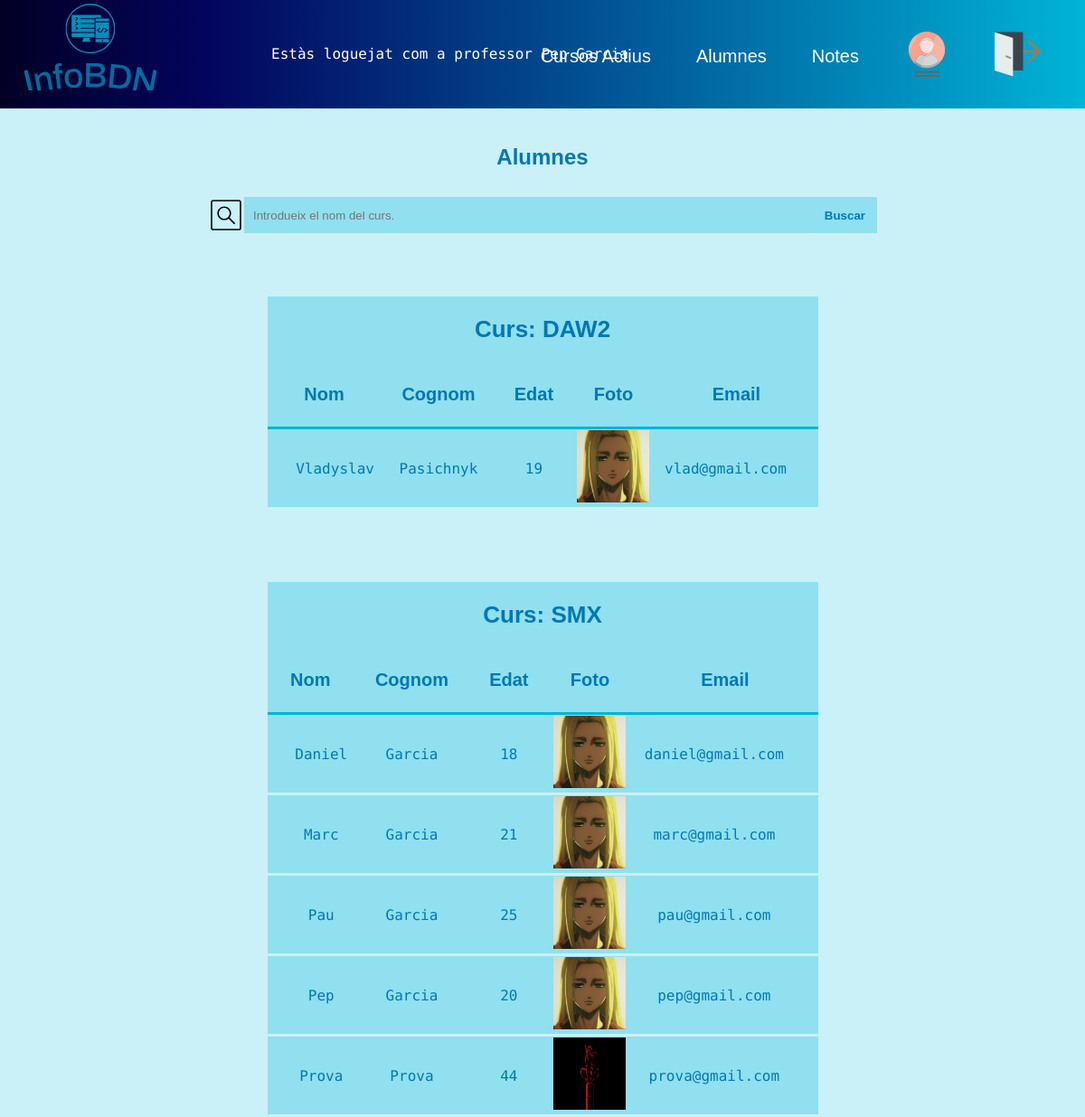
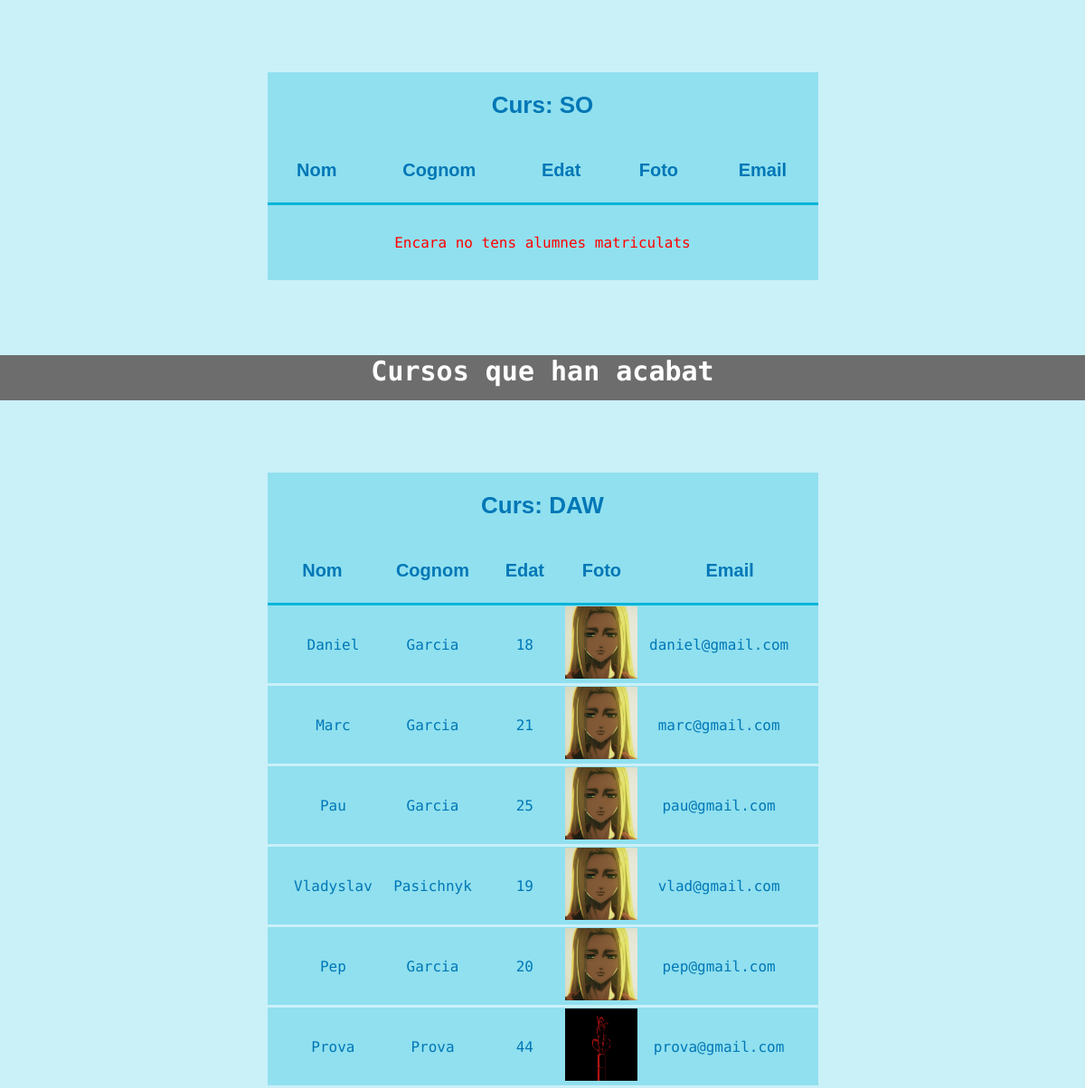
The app's page /InfoBDN/alumnes_prof.php (signed in) with its own data (2 pictures, top to bottom).
### tables this page shows
CREATE TABLE `cursos` (
  `Codi` int(3) NOT NULL,
  `Nom` varchar(100) NOT NULL,
  `Descripcio` varchar(800) NOT NULL,
  `Horres_durara` int(3) NOT NULL,
  `Data_inici` date NOT NULL,
  `Data_final` date NOT NULL,
  `DNI_prof` varchar(12) NOT NULL,
  `Actiu` varchar(2) NOT NULL DEFAULT 'si',
  `Foto` varchar(100) NOT NULL
);

CREATE TABLE `alumnes` (
  `DNI` varchar(12) NOT NULL,
  `Nom` varchar(20) NOT NULL,
  `Cognoms` varchar(20) NOT NULL,
  `Edat` int(3) NOT NULL,
  `Foto` varchar(255) NOT NULL,
  `Mail` varchar(55) NOT NULL,
  `password` varchar(100) NOT NULL
);

### InfoBDN/alumnes_prof.php (the view, shortened to what this page needs)
<!DOCTYPE html>
<html lang="ca">
<head>
    <link rel="stylesheet" href="style.css">
</head>
<body>
    <?php
    include "functions.php";
    if (isset($_SESSION["email"]) && $_SESSION["role"] == "prof") {
        $dni = $_SESSION['dni'];
        $fechaActual = date('Y-m-d');
        $bddcon = getBddConn();
        if ($_POST) {
            displayMenuProf();
            echo "<h1 class='pageTitles'>Alumnes</h1>";
            displaySearchBarProfAlumnes();
            $nom = $_POST['search'];
            $sql = "SELECT * FROM cursos WHERE Actiu like 'si' and DNI_prof like '$dni' and Data_final>'$fechaActual' and Nom LIKE '%$nom%'";
            $consulta = mysqli_query($bddcon, $sql);
            $numlines = mysqli_num_rows($consulta);
            for ($i = 0; $i < $numlines; $i++) {
                echo "<table class='cursTable'>";
                $curs = mysqli_fetch_assoc($consulta);
                $codiCurs = $curs['Codi'];
                $nomCurs = $curs['Nom'];
                $sql2 = "SELECT * FROM matricula WHERE Codi_curs like '$codiCurs'";
                $consulta2 = mysqli_query($bddcon, $sql2);
                $numlines2 = mysqli_num_rows($consulta2);
                echo "<tr><th class='cursTitle' colspan='5'>Curs: " . $nomCurs . "</th></tr>";
                echo "<tr>
                    <th>Nom</th>
                    <th>Cognom</th>
                    <th>Edat</th>
                    <th>Foto</th>
                    <th>Email</th>
                    </tr>";
                if ($numlines2 < 1) {
                    echo "<tr><td class='noMatriculatsMsg' colspan='5'>Encara no tens alumnes matriculats</td></tr>";
                } else {
                    for ($a = 0; $a < $numlines2; $a++) {
                        $matricula = mysqli_fetch_assoc($consulta2);
                        $dniAlu = $matricula['DNI_alum'];
                        $sql3 = "SELECT * FROM alumnes WHERE dni like '$dniAlu'";
                        $consulta3 = mysqli_query($bddcon, $sql3);
                        $alumne = mysqli_fetch_assoc($consulta3);
                        echo "<tr>
                                <td>" . $alumne['Nom'] . "</td>
                                <td>" . $alumne['Cognoms'] . "</td>
                                <td>" . $alumne['Edat'] . "</td>
                                <td><img class='profile_foto' src='" . $alumne['Foto'] . "'></td>
                                <td>" . $alumne['Mail'] . "</td>
                            </tr>";
                    }
                }
                echo "</table>";
            }
            $sqlCad = "SELECT * FROM cursos WHERE Actiu like 'si'  and Data_final<'$fechaActual' and DNI_prof like '$dni' and Nom LIKE '%$nom%'";
            $consultaCad = mysqli_query($bddcon, $sqlCad);
            $numlinesCad = mysqli_num_rows($consultaCad);
            if ($numlinesCad == 0) {
            } else {
                echo "<div class='caducadosDivisor'>Cursos que han acabat</div>";
                for ($i = 0; $i < $numlinesCad; $i++) {
                    echo "<table class='cursTable'>";
                    $curs = mysqli_fetch_assoc($consultaCad);
                    $codiCurs = $curs['Codi'];
                    $nomCurs = $curs['Nom'];
                    $sql2 = "SELECT * FROM matricula WHERE Codi_curs like '$codiCurs'";
                    $consulta2 = mysqli_query($bddcon, $sql2);
                    $numlines2 = mysqli_num_rows($consulta2);
                    echo "<tr><th class='cursTitle' colspan='5'>Curs: " . $nomCurs . "</th></tr>";
                    echo "<tr>
                            <th>Nom</th>
                            <th>Cognom</th>
                            <th>Edat</th>
                            <th>Foto</th>
                            <th>Email</th>
                            </tr>";
                    if ($numlines2 < 1) {
                        echo "<tr><td class='noMatriculatsMsg' colspan='5'>Encara no tens alumnes matriculats</td></tr>";
                    } else {
                        for ($a = 0; $a < $numlines2; $a++) {
                            $matricula = mysqli_fetch_assoc($consulta2);
                            $dniAlu = $matricula['DNI_alum'];
                            $sql3 = "SELECT * FROM alumnes WHERE dni like '$dniAlu'";
                            $consulta3 = mysqli_query($bddcon, $sql3);
                            $alumne = mysqli_fetch_assoc($consulta3);
                            echo "<tr>
                                    <td>" . $alumne['Nom'] . "</td>
                                    <td>" . $alumne['Cognoms'] . "</td>
                                    <td>" . $alumne['Edat'] . "</td>
                                    <td><img class='profile_foto' src='" . $alumne['Foto'] . "'></td>
                                    <td>" . $alumne['Mail'] . "</td>
                                </tr>";
                        }
                    }
                    echo "</table>";
                }
            }
        } else {
            echo "<h1 class='pageTitles'>Alumnes</h1>";
            $sql = "SELECT * FROM cursos WHERE Actiu like 'si'  and Data_final>'$fechaActual' and DNI_prof like '$dni'";
            $consulta = mysqli_query($bddcon, $sql);
            $numlines = mysqli_num_rows($consulta);
            for ($i = 0; $i < $numlines; $i++) {
                echo "<table class='cursTable'>";
                $curs = mysqli_fetch_assoc($consulta);
                $codiCurs = $curs['Codi'];
                $nomCurs = $curs['Nom'];
                $sql2 = "SELECT * FROM matricula WHERE Codi_curs like '$codiCurs'";
                $consulta2 = mysqli_query($bddcon, $sql2);
                $numlines2 = mysqli_num_rows($consulta2);
                echo "<tr><th class='cursTitle' colspan='5'>Curs: " . $nomCurs . "</th></tr>";
                echo "<tr>
                        <th>Nom</th>
                        <th>Cognom</th>
                        <th>Edat</th>
                        <th>Foto</th>
                        <th>Email</th>
                        </tr>";
                if ($numlines2 < 1) {
                    echo "<tr><td class='noMatriculatsMsg' colspan='5'>Encara no tens alumnes matriculats</td></tr>";
                } else {
                    for ($a = 0; $a < $numlines2; $a++) {
                        $matricula = mysqli_fetch_assoc($consulta2);
                        $dniAlu = $matricula['DNI_alum'];
                        $sql3 = "SELECT * FROM alumnes WHERE dni like '$dniAlu'";
                        $consulta3 = mysqli_query($bddcon, $sql3);
                        $alumne = mysqli_fetch_assoc($consulta3);
                        echo "<tr>
                                <td>" . $alumne['Nom'] . "</td>
                                <td>" . $alumne['Cognoms'] . "</td>
                                <td>" . $alumne['Edat'] . "</td>
                                <td><img class='profile_foto' src='" . $alumne['Foto'] . "'></td>
                                <td>" . $alumne['Mail'] . "</td>
                            </tr>";
                    }
                }
                echo "</table>";
            }
            $sqlCad = "SELECT * FROM cursos WHERE Actiu like 'si'  and Data_final<'$fechaActual' and DNI_prof like '$dni'";
            $consultaCad = mysqli_query($bddcon, $sqlCad);
            $numlinesCad = mysqli_num_rows($consultaCad);
            if ($numlinesCad == 0) {
            } else {
                echo "<div class='caducadosDivisor'>Cursos que han acabat</div>";
                for ($i = 0; $i < $numlinesCad; $i++) {
                    echo "<table class='cursTable'>";
                    $curs = mysqli_fetch_assoc($consultaCad);
                    $codiCurs = $curs['Codi'];
                    $nomCurs = $curs['Nom'];
                    $sql2 = "SELECT * FROM matricula WHERE Codi_curs like '$codiCurs'";
                    $consulta2 = mysqli_query($bddcon, $sql2);
                    $numlines2 = mysqli_num_rows($consulta2);
                    echo "<tr><th class='cursTitle' colspan='5'>Curs: " . $nomCurs . "</th></tr>";
                    echo "<tr>
                            <th>Nom</th>
                            <th>Cognom</th>
                            <th>Edat</th>
                            <th>Foto</th>
                            <th>Email</th>
                            </tr>";
                    if ($numlines2 < 1) {
                        echo "<tr><td class='noMatriculatsMsg' colspan='5'>Encara no tens alumnes matriculats</td></tr>";
                    } else {
                        for ($a = 0; $a < $numlines2; $a++) {
                            $matricula = mysqli_fetch_assoc($consulta2);
                            $dniAlu = $matricula['DNI_alum'];
                            $sql3 = "SELECT * FROM alumnes WHERE dni like '$dniAlu'";
                            $consulta3 = mysqli_query($bddcon, $sql3);
                            $alumne = mysqli_fetch_assoc($consulta3);
                            echo "<tr>
                                    <td>" . $alumne['Nom'] . "</td>
                                    <td>" . $alumne['Cognoms'] . "</td>
                                    <td>" . $alumne['Edat'] . "</td>
                                    <td><img class='profile_foto' src='" . $alumne['Foto'] . "'></td>
                                    <td>" . $alumne['Mail'] . "</td>
                                </tr>";
                        }
                    }
                    echo "</table>";
                }
            }
        }
    } else {
        echo "<p>Has d'estar valiat per veure aquesta pàgina</p>";
        echo "<META HTTP-EQUIV='REFRESH' CONTENT='3;URL=login_admin.php'>";
    }
    ?>
</body>
</html>

### InfoBDN/style.css (style rules this page uses)
body { background-color: #caf0f8; display: flex; flex-direction: column; align-items: center; margin: 0; font-family: 'Roboto Mono'; color: #0077b6; }
h1 { font-family: 'Fengardo Neue', sans-serif; font-size: 24px; margin-bottom: 50px; }
.profile_foto { width: 80px; height: 80px; }
table { background-color: #90e0ef; padding: 2rem; border-collapse: collapse; }
th { font-weight: bold; font-family: 'Fengardo Neue', sans-serif; font-size: 20px; text-align: center; height: 40px; padding: 1rem; border-bottom: 3px solid #00b4d8; }
tr { border-bottom: 3px solid #caf0f8; }
tr:first-of-type { border-bottom: 0px; }
td { font-family: 'Roboto Mono'; font-size: 16px; text-align: center; max-width: 400px; }
td:last-child { padding-right: 25px; }
td:first-child { padding-left: 25px; }
.cursTitle { text-align: center; font-weight: bolder; font-size: 16px; border-bottom: 0px; }
.cursTable { padding-top: 1rem; margin-top: 80px; min-width: 609px; }
.cursTitle { font-size: 26px; }
.cursTable:first-of-type { margin-top: 0px; }
.noMatriculatsMsg { padding: 2rem; color: red; }
.caducadosDivisor { width: 100%; height: 50px; background-color: rgb(109, 109, 109); text-align: center; font-weight: bold; font-size: 30px; color: white; margin-top: 80px; }
.pageTitles { margin-top: 40px; margin-bottom: 0px; }

### records on screen
cursos: Nom "DAW2"
alumnes: Nom "Vladyslav", Cognoms "Pasichnyk", Edat "19", Foto (picture), Mail "vlad@gmail.com"
cursos: Nom "SMX"
alumnes: Nom "Daniel", Cognoms "Garcia", Edat "18", Foto (picture), Mail "daniel@gmail.com"
alumnes: Nom "Marc", Cognoms "Garcia", Edat "21", Foto (picture), Mail "marc@gmail.com"
alumnes: Nom "Pau", Cognoms "Garcia", Edat "25", Foto (picture), Mail "pau@gmail.com"
alumnes: Nom "Pep", Cognoms "Garcia", Edat "20", Foto (picture), Mail "pep@gmail.com"
alumnes: Nom "Prova", Cognoms "Prova", Edat "44", Foto (picture), Mail "prova@gmail.com"
cursos: Nom "SO", shows "Encara no tens alumnes matriculats"
cursos: Nom "DAW"

### other values on screen
$_SESSION['nom'] "Pep"
$_SESSION['cognoms'] "Garcia"
